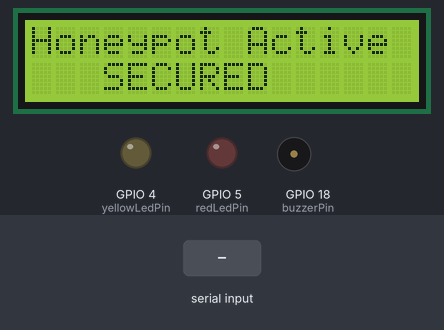
Simulated run of this sketch. Board: ESP32. Parts: 16×2 character LCD, output pins drawn as LEDs (lit = HIGH), buzzer (waves = sounding, pin HIGH). The test bench sets the inputs (shaded band). What the sketch prints to the serial monitor is not drawn.

Above: at 1.2 s.
1.3 s: "CRITICAL\n" received over Serial
At 2.5 s:
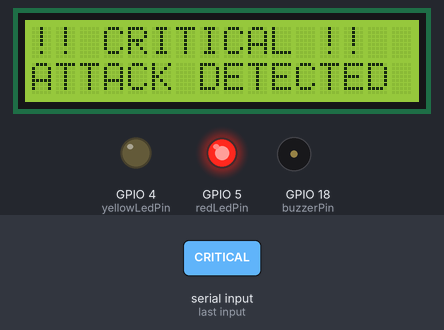
3.1 s: "MEDIUM\n" received over Serial
At 4.6 s:
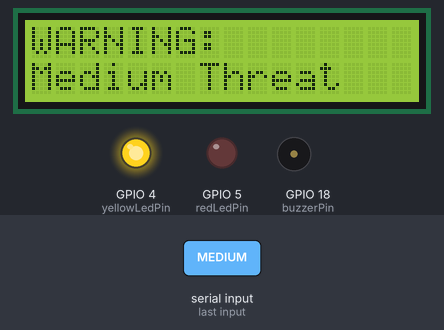
4.9 s: "NORMAL\n" received over Serial
At 6.0 s:
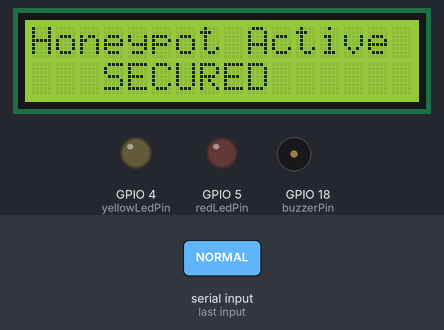
Timing chart, 0 to 7.9 s (numbered marks = the images above; inputs shaded):
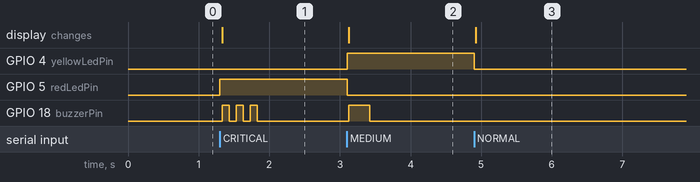

Measured:
- after the input at 1.3 s, GPIO 5 (redLedPin): LOW → HIGH at once; GPIO 18 (buzzerPin): alternates HIGH for 0.10 s and LOW for 0.10 s, 6 changes in all, then stays LOW, starting at once; the display: changes at once (image 1)
- after the input at 3.1 s, GPIO 4 (yellowLedPin): LOW → HIGH at once; GPIO 5 (redLedPin): HIGH → LOW at once; GPIO 18 (buzzerPin): LOW → HIGH at once, → LOW 0.30 s later; the display: changes at once (image 2)
- after the input at 4.9 s, GPIO 4 (yellowLedPin): HIGH → LOW at once; the display: changes at once (image 3)

The sketch:

esp32_alert.ino
```cpp
#include <Wire.h>
#include <LiquidCrystal_I2C.h>

// --- PIN DEFINITIONS ---
const int redLedPin = 5;      // GPIO 5 (D5) - CRITICAL
const int yellowLedPin = 4;   // GPIO 4 (D4) - MEDIUM
const int buzzerPin = 18;     // GPIO 18 (D18)

// --- LCD CONFIGURATION ---
LiquidCrystal_I2C lcd(0x27, 16, 2);

void setup() {
  // Use a fast baud rate for instant response
  Serial.begin(115200);

  pinMode(redLedPin, OUTPUT);
  pinMode(yellowLedPin, OUTPUT);
  pinMode(buzzerPin, OUTPUT);

  digitalWrite(redLedPin, LOW);
  digitalWrite(yellowLedPin, LOW);
  digitalWrite(buzzerPin, LOW);

  lcd.init();
  lcd.backlight();
  lcd.display();
  lcd.clear();
  showNormalState();

  Serial.println("ESP32 Serial Bridge Ready.");
}

void loop() {
  // Check for Serial commands from the PC (Relay Script)
  if (Serial.available() > 0) {
    String command = Serial.readStringUntil('\n');
    command.trim();

    if (command == "CRITICAL") {
      triggerCritical();
    } else if (command == "MEDIUM") {
      triggerMedium();
    } else if (command == "NORMAL") {
      showNormalState();
    }
  }
}

void triggerCritical() {
  digitalWrite(redLedPin, HIGH);
  digitalWrite(yellowLedPin, LOW);

  lcd.clear();
  lcd.setCursor(0, 0);
  lcd.print("!! CRITICAL !!");
  lcd.setCursor(0, 1);
  lcd.print("ATTACK DETECTED");

  // Alert sound
  for(int i = 0; i < 3; i++) {
    digitalWrite(buzzerPin, HIGH);
    delay(100);
    digitalWrite(buzzerPin, LOW);
    delay(100);
  }
}

void triggerMedium() {
  digitalWrite(redLedPin, LOW);
  digitalWrite(yellowLedPin, HIGH);

  lcd.clear();
  lcd.setCursor(0, 0);
  lcd.print("WARNING:");
  lcd.setCursor(0, 1);
  lcd.print("Medium Threat");

  digitalWrite(buzzerPin, HIGH);
  delay(300);
  digitalWrite(buzzerPin, LOW);
}

void showNormalState() {
  digitalWrite(redLedPin, LOW);
  digitalWrite(yellowLedPin, LOW);

  lcd.clear();
  lcd.setCursor(0, 0);
  lcd.print("Honeypot Active");
  lcd.setCursor(3, 1);
  lcd.print("SECURED");
}
```
